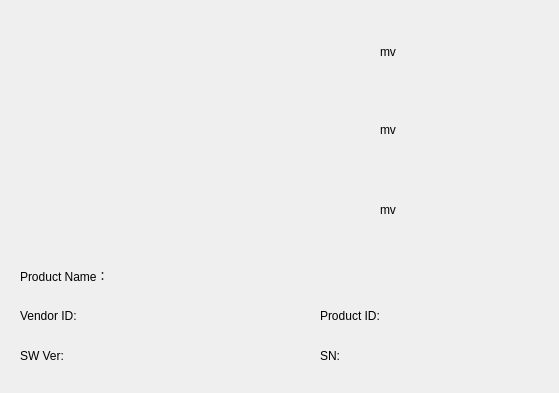
<?xml version="1.0" encoding="UTF-8"?>
<ui version="4.0">
 <class>Form</class>
 <widget class="QWidget" name="Form">
  <property name="geometry">
   <rect>
    <x>0</x>
    <y>0</y>
    <width>559</width>
    <height>393</height>
   </rect>
  </property>
  <property name="sizePolicy">
   <sizepolicy hsizetype="Fixed" vsizetype="Fixed">
    <horstretch>0</horstretch>
    <verstretch>0</verstretch>
   </sizepolicy>
  </property>
  <property name="maximumSize">
   <size>
    <width>559</width>
    <height>393</height>
   </size>
  </property>
  <property name="windowTitle">
   <string>CalibMonitor</string>
  </property>
  <property name="windowIcon">
   <iconset>
    <normaloff>images/burn.png</normaloff>images/burn.png</iconset>
  </property>
  <widget class="QLabel" name="label_volume_add">
   <property name="geometry">
    <rect>
     <x>210</x>
     <y>10</y>
     <width>81</width>
     <height>81</height>
    </rect>
   </property>
   <property name="text">
    <string/>
   </property>
  </widget>
  <widget class="QLabel" name="label_volume_sub">
   <property name="geometry">
    <rect>
     <x>210</x>
     <y>170</y>
     <width>81</width>
     <height>81</height>
    </rect>
   </property>
   <property name="text">
    <string/>
   </property>
  </widget>
  <widget class="QLabel" name="label_pause_play">
   <property name="geometry">
    <rect>
     <x>210</x>
     <y>90</y>
     <width>81</width>
     <height>81</height>
    </rect>
   </property>
   <property name="text">
    <string/>
   </property>
  </widget>
  <widget class="QLabel" name="label_ProductName">
   <property name="geometry">
    <rect>
     <x>20</x>
     <y>260</y>
     <width>121</width>
     <height>31</height>
    </rect>
   </property>
   <property name="text">
    <string>Product Name：</string>
   </property>
  </widget>
  <widget class="QLabel" name="text_ProductName">
   <property name="geometry">
    <rect>
     <x>150</x>
     <y>260</y>
     <width>391</width>
     <height>31</height>
    </rect>
   </property>
   <property name="text">
    <string/>
   </property>
  </widget>
  <widget class="QLabel" name="Label_VendorId">
   <property name="geometry">
    <rect>
     <x>20</x>
     <y>300</y>
     <width>91</width>
     <height>31</height>
    </rect>
   </property>
   <property name="text">
    <string>Vendor ID:</string>
   </property>
  </widget>
  <widget class="QLabel" name="label_ProductID">
   <property name="geometry">
    <rect>
     <x>320</x>
     <y>300</y>
     <width>91</width>
     <height>31</height>
    </rect>
   </property>
   <property name="text">
    <string>Product ID:</string>
   </property>
  </widget>
  <widget class="QLabel" name="text_VendorId">
   <property name="geometry">
    <rect>
     <x>120</x>
     <y>301</y>
     <width>181</width>
     <height>31</height>
    </rect>
   </property>
   <property name="text">
    <string/>
   </property>
  </widget>
  <widget class="QLabel" name="text_ProductID">
   <property name="geometry">
    <rect>
     <x>420</x>
     <y>300</y>
     <width>121</width>
     <height>31</height>
    </rect>
   </property>
   <property name="text">
    <string/>
   </property>
  </widget>
  <widget class="QLabel" name="label_connect_status">
   <property name="geometry">
    <rect>
     <x>10</x>
     <y>10</y>
     <width>64</width>
     <height>64</height>
    </rect>
   </property>
   <property name="text">
    <string/>
   </property>
   <property name="pixmap">
    <pixmap>images/disconnected.png</pixmap>
   </property>
  </widget>
  <widget class="QLabel" name="label_SwVer">
   <property name="geometry">
    <rect>
     <x>20</x>
     <y>340</y>
     <width>71</width>
     <height>31</height>
    </rect>
   </property>
   <property name="text">
    <string>SW Ver:</string>
   </property>
  </widget>
  <widget class="QLabel" name="text_SwVer">
   <property name="geometry">
    <rect>
     <x>100</x>
     <y>340</y>
     <width>201</width>
     <height>31</height>
    </rect>
   </property>
   <property name="text">
    <string/>
   </property>
  </widget>
  <widget class="QLabel" name="label_SN">
   <property name="geometry">
    <rect>
     <x>320</x>
     <y>340</y>
     <width>41</width>
     <height>31</height>
    </rect>
   </property>
   <property name="text">
    <string>SN:</string>
   </property>
  </widget>
  <widget class="QLabel" name="text_SN">
   <property name="geometry">
    <rect>
     <x>370</x>
     <y>340</y>
     <width>171</width>
     <height>31</height>
    </rect>
   </property>
   <property name="text">
    <string/>
   </property>
  </widget>
  <widget class="QLabel" name="key_add_vol">
   <property name="geometry">
    <rect>
     <x>320</x>
     <y>40</y>
     <width>41</width>
     <height>21</height>
    </rect>
   </property>
   <property name="text">
    <string/>
   </property>
  </widget>
  <widget class="QLabel" name="label">
   <property name="geometry">
    <rect>
     <x>380</x>
     <y>41</y>
     <width>21</width>
     <height>21</height>
    </rect>
   </property>
   <property name="text">
    <string>mv</string>
   </property>
  </widget>
  <widget class="QLabel" name="key_pause_play_vol">
   <property name="geometry">
    <rect>
     <x>320</x>
     <y>118</y>
     <width>41</width>
     <height>21</height>
    </rect>
   </property>
   <property name="text">
    <string/>
   </property>
  </widget>
  <widget class="QLabel" name="label_2">
   <property name="geometry">
    <rect>
     <x>380</x>
     <y>119</y>
     <width>21</width>
     <height>21</height>
    </rect>
   </property>
   <property name="text">
    <string>mv</string>
   </property>
  </widget>
  <widget class="QLabel" name="key_sub_vol">
   <property name="geometry">
    <rect>
     <x>320</x>
     <y>198</y>
     <width>41</width>
     <height>21</height>
    </rect>
   </property>
   <property name="text">
    <string/>
   </property>
  </widget>
  <widget class="QLabel" name="label_3">
   <property name="geometry">
    <rect>
     <x>380</x>
     <y>199</y>
     <width>21</width>
     <height>21</height>
    </rect>
   </property>
   <property name="text">
    <string>mv</string>
   </property>
  </widget>
 </widget>
 <resources/>
 <connections/>
</ui>
